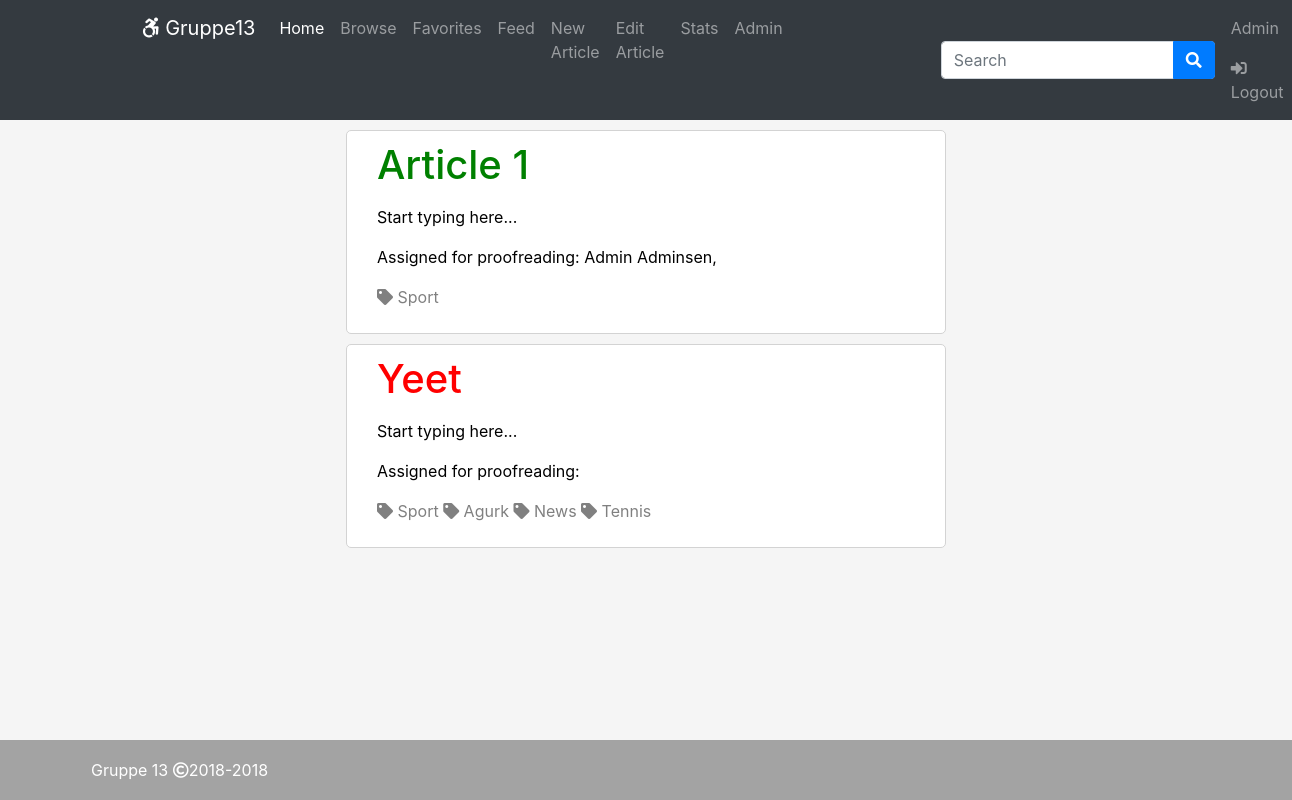
The app's page /editor/ (signed in) with its own data.
### catalog/models.py (models this page shows, shortened)
class User(AbstractUser):
    username = None
    email = models.EmailField('email address', unique=True)
    bool_is_author = models.BooleanField(default=False, help_text='Designates whether user is an author', verbose_name='Author')
    bool_is_editor = models.BooleanField(default=False, help_text='Designates whether user is an editor', verbose_name='Editor')
    bool_is_executive_editor = models.BooleanField(default=False, help_text='Designates whether user is an executive editor', verbose_name='Executive editor')
    first_name = models.CharField('first name', max_length = 30, blank=False)
    last_name = models.CharField('last name', max_length = 30, blank=False)
    bio = models.TextField(blank=True)
    USERNAME_FIELD = 'email'
    REQUIRED_FIELDS = []
    profile_pic = models.ImageField(default='default_profile_pic.jpg', blank=True, max_length=300)
    favorites = models.ManyToManyField('Article', related_name='favorites', blank=True)
    subscribe_author = models.ManyToManyField('User', blank=True)
    subscribe_tag = models.ManyToManyField('Tag', related_name='subscribe_tag', blank=True)
    objects = UserManager()
    def is_author(self):
        return self.is_superuser or self.bool_is_author
    def is_editor(self):
        return self.bool_is_executive_editor or self.bool_is_editor or self.is_superuser
    def is_executive_editor(self):
        return self.is_superuser or self.bool_is_executive_editor
    def name(self):
        return self.first_name + " " + self.last_name
    def __str__(self):
        return self.first_name + " " + self.last_name

class Article(models.Model):
    author = models.ManyToManyField(User, related_name='author', limit_choices_to={'bool_is_author': True}, blank=True)
    title = models.CharField(max_length=100)
    text = models.TextField(default='Start typing here...')
    thumb = models.ImageField(default='default.png', blank=True, max_length=300)
    pub_date = models.DateTimeField(auto_now_add=True)
    tag = models.ManyToManyField(Tag, related_name='article_tag', blank=True)
    layout_choices = (('LO1', 'Normal'),
             ('LO2', 'Two columns'),
             ('LO3', 'Picture in middle'))
    layout = models.CharField(max_length=3, choices=layout_choices,default='LO1')
    is_published = models.BooleanField(default=False, help_text='Publish article')
    is_reviewed = models.BooleanField(default=False, help_text='Review article')
    assigned_proof_read = models.ManyToManyField(User, related_name="proof_read", limit_choices_to={'bool_is_editor': True}, blank = True)
    last_edited = models.DateTimeField(auto_now=True, blank=True)
    class Meta:
        ordering = ['-pub_date', ]

class Tag(models.Model):
    name = models.CharField(unique=True, max_length=20)
    def __str__(self):
        return self.name

### catalog/views.py (the view)
# urls.py: path('editor/', views.editor, name='editor'),
@user_passes_test(editor_or_author_required, '/login/')
def editor(request):
    if editor_required(request.user):
        article = Article.objects.all()
        context = {
            'articles': article
        }
    else:
        article = Article.objects.filter(author=request.user)
        context = {
            'articles': article
        }
    return render(request, 'editor.html', context=context)

### catalog/models.py (called while the page is built)
    def __str__(self):
        return self.color

### catalog/templatetags/color_tag.py (called while the page is built)
@register.simple_tag
def get_colors():
    print("get_colors called")
    print(ColorScheme.objects.all())
    colors = ColorScheme.objects.all()
    color = ''
    for i in colors:
        color = i
    css = '#hei { background-color: ' + str(color) + ' !important;}'
    return css

### catalog/views.py (called while the page is built)
def editor_required(user):
        if user.is_authenticated:
            return user.is_editor()
        return False

def editor_or_author_required(user):
    if user.is_authenticated:
        return user.is_editor() or user.is_author()
    return False

### catalog/templates/editor.html (shortened to what this page needs)
{% extends "base_template.html" %}
{% block content %}
{% for article in articles %}
    {% if not article.is_published %}
            <div class="article-wrapper">
                <a style="color:black;" href="{% url 'post_detail' pk=article.id%}">
                    {% if article.is_reviewed %}
                    <h1 style="color:green">{{article.title}}</h1>
                    {% else %}
                    <h1 style="color:red">{{article.title}}</h1>
                    {% endif %}
                    <p>
                            {{article.text|safe|truncatewords:50}}
                    </p>
                    <p>Assigned for proofreading:
                    {% for proof_reader in article.assigned_proof_read.all %} {{proof_reader}},
                    {%endfor%}
                    </p>
                </a>
                {% for tag in article.tag.all %}
                    <a href="{% url 'index_tag' tag=tag %}" style="color:gray;"><span class="fa fa-tag"></span> {{ tag.name }} </a>
                {% endfor %}
                <br>
            </div>
    {% endif %}
{% endfor %}
{% endblock %}

### catalog/templates/base_template.html (shortened to what this page needs)
<!DOCTYPE html>
<html lang="en">
<head>
    <link href="https://stackpath.bootstrapcdn.com/bootstrap/4.1.3/css/bootstrap.min.css" rel="stylesheet">
    <link rel="stylesheet" href="https://use.fontawesome.com/releases/v5.3.1/css/all.css">
        {%load color_tag%}
</head>
<body>
    <nav id="hei" class="navbar navbar-expand-lg navbar-dark bg-dark" >
        <div class="class = navbar-nav navWrapper">
            <div class="navbar-nav">
                <a href="{% url 'index' %}"class="navbar-brand" ><span class="fab fa-accessible-icon"></span> Gruppe13</a>
                <a href="{% url 'index' %}" class="navbar-item nav-link active" >Home</a>
                <a href="{%url 'browse' %}" class="navbar-item nav-link mr-auto" >Browse</a>
                {% if user.is_authenticated %}
                <a href="{%url 'favorites' %}" class="navbar-item nav-link mr-auto" >Favorites</a>
                <a href="{%url 'feed' %}" class="navbar-item nav-link mr-auto" >Feed</a>
                {% endif %}
                {% if user.is_author %}
                <a href="{%url 'post_new' %}" class="navbar-item nav-link mr-auto" >New Article</a>
                {% endif %}
                {% if user.is_editor or user.is_author %}
                <a href="{%url 'editor' %}" class="navbar-item nav-link mr-auto" >Edit Article</a>
                {% endif %}
                {% if user.is_executive_editor %}
                <a href="{%url 'analyze' %}" class="navbar-item nav-link mr-auto" >Stats</a>
                {% endif %}
                {% if user.is_superuser %}
                <a href="../../../admin" class="navbar-item nav-link mr-auto" >Admin</a>
                {% endif %}
                <span class="navbar-item nav-link mr-auto" style="min-width:150px;"></span>
                <form class="form-inline" method="GET" action="{% url 'search' %}">
                    <input class="form-control mr-sm-2" name="q" type="search" placeholder="Search" aria-label="Search">
                    <button class="btn btn-primary my-2 my-sm-0 btnSearch" type="submit"><span class="fas fa-search"></span></button>
                </form>
            </div>
            <div class="nav navbar-nav navbar-right ml-auto">
                {% if user.is_authenticated %}
                <a href="{% url 'profile' id=user.id %}" class="navbar-item nav-link"></span> {{user.first_name}}</a>
                <a href="{% url 'logout' %}?next={{request.path}}" class="navbar-item nav-link"><span class="fas fa-sign-in-alt"></span> Logout</a>
                {% else %}
                <a href="{% url 'register' %}" class="navbar-item nav-link"><span class="fas fa-user-plus"></span> Sign up</a>
                <a href="{% url 'login' %}?next={{request.path}}" class="navbar-item nav-link"><span class="fas fa-sign-in-alt"></span> Login</a>
                {% endif %}
            </div>
        </div>
    </nav>
    <div class="content">
        {% block content %}
        {% endblock %}
    </div>
    <footer class="footer">
      <div class="container">
        <span style="color:white;">Gruppe 13  <span class="far fa-copyright"></span>2018-2018</span>
      </div>
    </footer>
</body>
</html>

### records on screen
User: first_name "Admin", first_name+last_name "Admin Adminsen"
Article: title "Article 1", text "Start typing here..."
Tag: name "Sport"
Article: title "Yeet", text "Start typing here..."
Tag: name "Agurk"
Tag: name "News"
Tag: name "Tennis"
